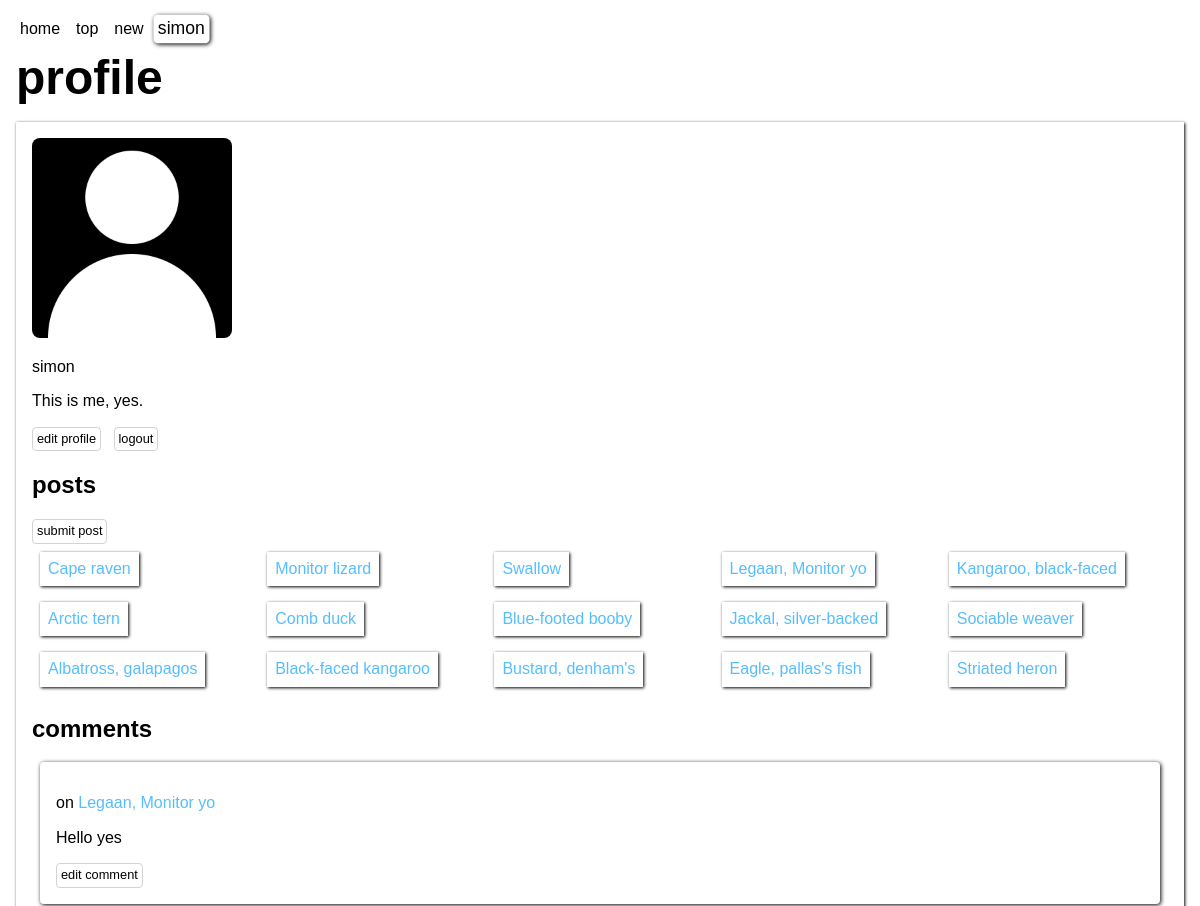
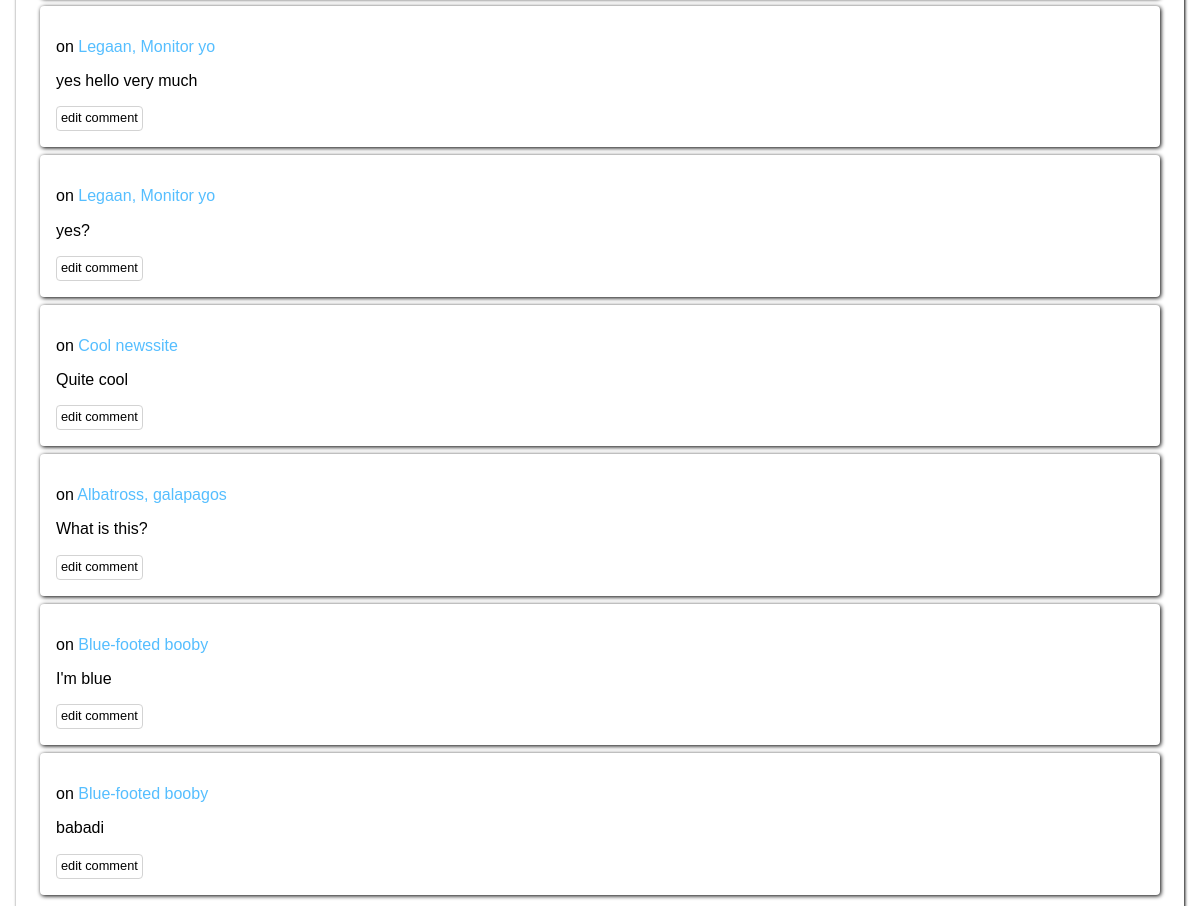
The app's page /profile.php (signed in) with its own data (2 pictures, top to bottom).
### tables this page shows
CREATE TABLE posts (
	id INTEGER NOT NULL PRIMARY KEY AUTOINCREMENT UNIQUE,
	user_id INTEGER NOT NULL,
	title VARCHAR NOT NULL,
	description VARCHAR NOT NULL,
	url VARCHAR NOT NULL,
	creation_time DATETIME NOT NULL
);

CREATE TABLE comments (
	id INTEGER NOT NULL PRIMARY KEY AUTOINCREMENT UNIQUE,
	post_id INTEGER NOT NULL,
	user_id INTEGER NOT NULL,
	comment VARCHAR NOT NULL,
	reply INTEGER,
	creation_time DATETIME NOT NULL
);

### app/functions.php (called while the page is built, shortened)
<?php
function userLoggedIn(): bool
{
    if (isset($_SESSION['user'])) {
        return true;
    }
    return false;
}
function fetchUserPosts(int $userId, PDO $db): ?array
{
    $stmnt = $db->prepare("SELECT * FROM posts WHERE user_id = :user_id");
    $stmnt->bindParam("user_id", $userId, PDO::PARAM_INT);
    $stmnt->execute();
    $results = $stmnt->fetchAll(PDO::FETCH_ASSOC);
    return $results;
}
function fetchUserComments(int $userId, PDO $db): ?array
{
    $stmnt = $db->prepare("SELECT * FROM comments WHERE user_id = :user_id");
    $stmnt->bindParam(":user_id", $userId, PDO::PARAM_INT);
    $stmnt->execute();
    $results = $stmnt->fetchAll(PDO::FETCH_ASSOC);
    return $results;
}
function fetchPostTitle(int $postId, PDO $db): ?string
{
    $stmnt = $db->prepare("SELECT title FROM posts WHERE id = :id;");
    $stmnt->bindParam(":id", $postId, PDO::PARAM_INT);
    $stmnt->execute();
    $result = $stmnt->fetch(PDO::FETCH_ASSOC);
    return $result['title'];
}

### profile.php (the view, shortened to what this page needs)
<?php
require __DIR__ . '/app/autoload.php';
require __DIR__ . '/views/header.php';
if (!userLoggedIn()) {
    header("location: /");
    exit;
} else {
    $userPosts = fetchUserPosts($_SESSION['user']['id'], $db);
    $userComments = fetchUserComments($_SESSION['user']['id'], $db);
}
?>
<main>
    <h1>profile</h1>
    <section class="profile">
        <?php if (!isset($_SESSION['user']['image_url'])) : ?>
            <img src="/assets/images/no-image.png" alt="no profile picture selected">
        <?php else : ?>
            <img src="<?= $_SESSION['user']['image_url'] ?>" alt="profile picture">
        <?php endif; ?>
        <p><?= $_SESSION['user']['user_name'] ?></p>
        <p><?= $_SESSION['user']['bio'] ?></p>
        <a class="button" href="/edit.php?edit=profile">edit profile</a>
        <a class="button" href="/app/users/logout.php">logout</a>
        <?php if (isset($userPosts)) : ?>
            <h2>posts</h2>
            <a class="button" href="submit.php">submit post</a>
            <ul class="user-posts">
                <?php foreach ($userPosts as $userPost) : ?>
                    <li>
                        <a href="/view.php?view=post&post_id=<?= $userPost['id'] ?>"><?= $userPost['title'] ?></a>
                    </li>
                <?php endforeach; ?>
            </ul>
        <?php else : ?>
            <h2>no posts</h2>
            <a class="button" href="submit.php">submit post</a>
        <?php endif; ?>
        <?php if (isset($userComments)) : ?>
            <h2>comments</h2>
            <?php foreach ($userComments as $userComment) : ?>
                <div class="comment">
                    <p>on
                        <a href="/view.php?view=post&post_id=<?= $userComment['post_id'] ?>">
                            <?= fetchPostTitle((int)$userComment['post_id'], $db) ?>
                        </a>
                    </p>
                    <p><?= $userComment['comment'] ?></p>
                    <a class="button" href="/edit.php?edit=comment&comment_id=<?= $userComment['id'] ?>">edit comment</a>
                </div>
            <?php endforeach; ?>
        <?php else : ?>
            <h2>no comments</h2>
        <?php endif; ?>
    </section>
</main>
<?php
require __DIR__ . '/views/footer.php';
?>

### views/header.php (shortened to what this page needs)
<!DOCTYPE html>
<html lang="en">
<head>
    <link rel="stylesheet" href="../assets/css/moder-normalize.css">
    <link rel="stylesheet" href="../assets/css/style.css">
</head>
<body>
    <?php require __DIR__ . '/navigation.php' ?>

### views/navigation.php
<nav>
    <ul>
        <li class="nav-item"><a href="/index.php">home</a></li>
        <li class="nav-item"><a href="/index.php?order_by=top">top</a></li>
        <li class="nav-item"><a href="/index.php?order_by=new">new</a></li>
        <?php if (userLoggedIn()) : ?>
            <li class="nav-item"><a href="/profile.php"><?= $_SESSION['user']['user_name'] ?></a></li>
        <?php else : ?>
            <li class="nav-item"><a href="/login.php">login</a></li>
        <?php endif; ?>
    </ul>
</nav>

### views/footer.php (shortened to what this page needs)
</body>

### assets/css/style.css (style rules this page uses)
body { margin: 16px; font-family: sans-serif; }
a { text-decoration: none; color: rgb(85, 190, 255); }
h1 { font-size: 3rem; margin-top: 8px; margin-bottom: 16px; }
nav { margin: 8px 0px; }
nav a { color: black; }
nav ul { margin: 0; padding: 0; list-style-type: none; display: flex; }
li.nav-item { padding: 4px; margin: 0px 4px; transition: transform 0.1s ease-in-out; border-radius: 4px; }
li.nav-item:first-child { margin-left: 0; }
li.nav-item:hover, li.nav-item.active { transform: scale(1.1); box-shadow: 1px 1px 4px; }
button, .button { color: black; display: inline-block; width: fit-content; height: fit-content; font-size: 0.8rem; padding: 4px; margin-left: 0px; margin-right: 8px; background-color: rgba(0, 0, 0, 0); border-radius: 4px; border: 0.5px lightgray solid; cursor: pointer; transition: all 0.1s ease-in-out; }
div.comment { margin: 8px; padding: 16px; box-shadow: 1px 1px 4px; border-radius: 4px; }
section.profile { padding: 16px; box-shadow: 1px 1px 3px; }
section.profile img { width: 200px; height: 200px; border-radius: 8px; object-fit: cover; }
ul.user-posts { list-style-type: none; display: grid; grid-template-columns: repeat(auto-fit, minmax(200px, 1fr)); padding: 0px; margin: 0px; }
ul.user-posts li { width: fit-content; padding: 8px; margin: 8px; box-shadow: 1px 1px 3px; }

### records on screen
posts: title "Cape raven"
posts: title "Monitor lizard"
posts: title "Swallow"
posts: title "Legaan, Monitor yo"
posts: title "Kangaroo, black-faced"
posts: title "Arctic tern"
posts: title "Comb duck"
posts: title "Blue-footed booby"
posts: title "Jackal, silver-backed"
posts: title "Sociable weaver"
posts: title "Albatross, galapagos"
posts: title "Black-faced kangaroo"
posts: title "Bustard, denham's"
posts: title "Eagle, pallas's fish"
posts: title "Striated heron"
comments: post.title "Legaan, Monitor yo", comment "Hello yes"
comments: post.title "Legaan, Monitor yo", comment "yes hello very much"
comments: post.title "Legaan, Monitor yo", comment "yes?"
comments: post.title "Cool newssite", comment "Quite cool"
comments: post.title "Albatross, galapagos", comment "What is this?"
comments: post.title "Blue-footed booby", comment "I'm blue"
comments: post.title "Blue-footed booby", comment "babadi"

### other values on screen
$_SESSION['user']['user_name'] "simon"
$_SESSION['user']['bio'] "This is me, yes."
